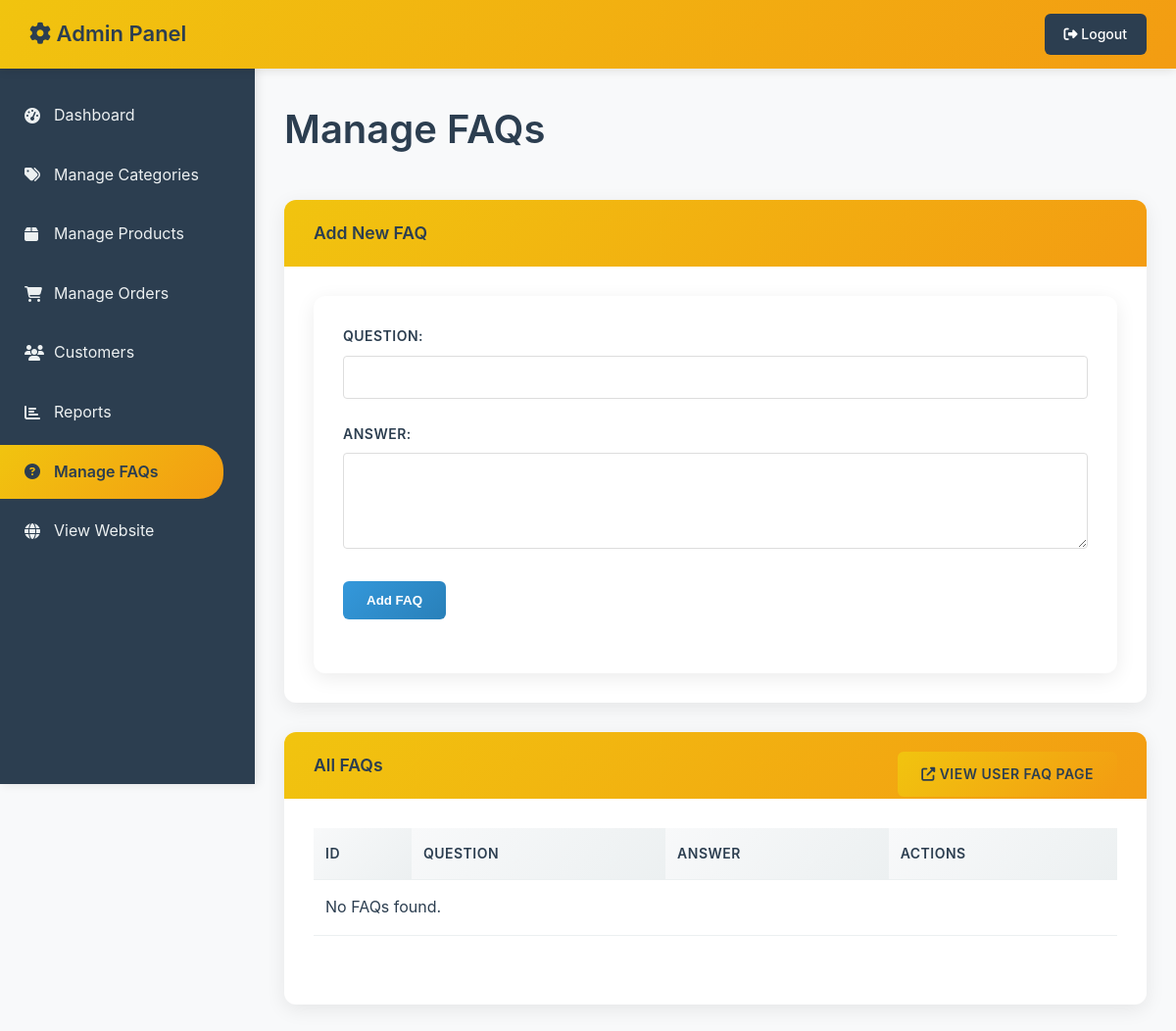
Page /admin/faqs.php on the earlier database version.
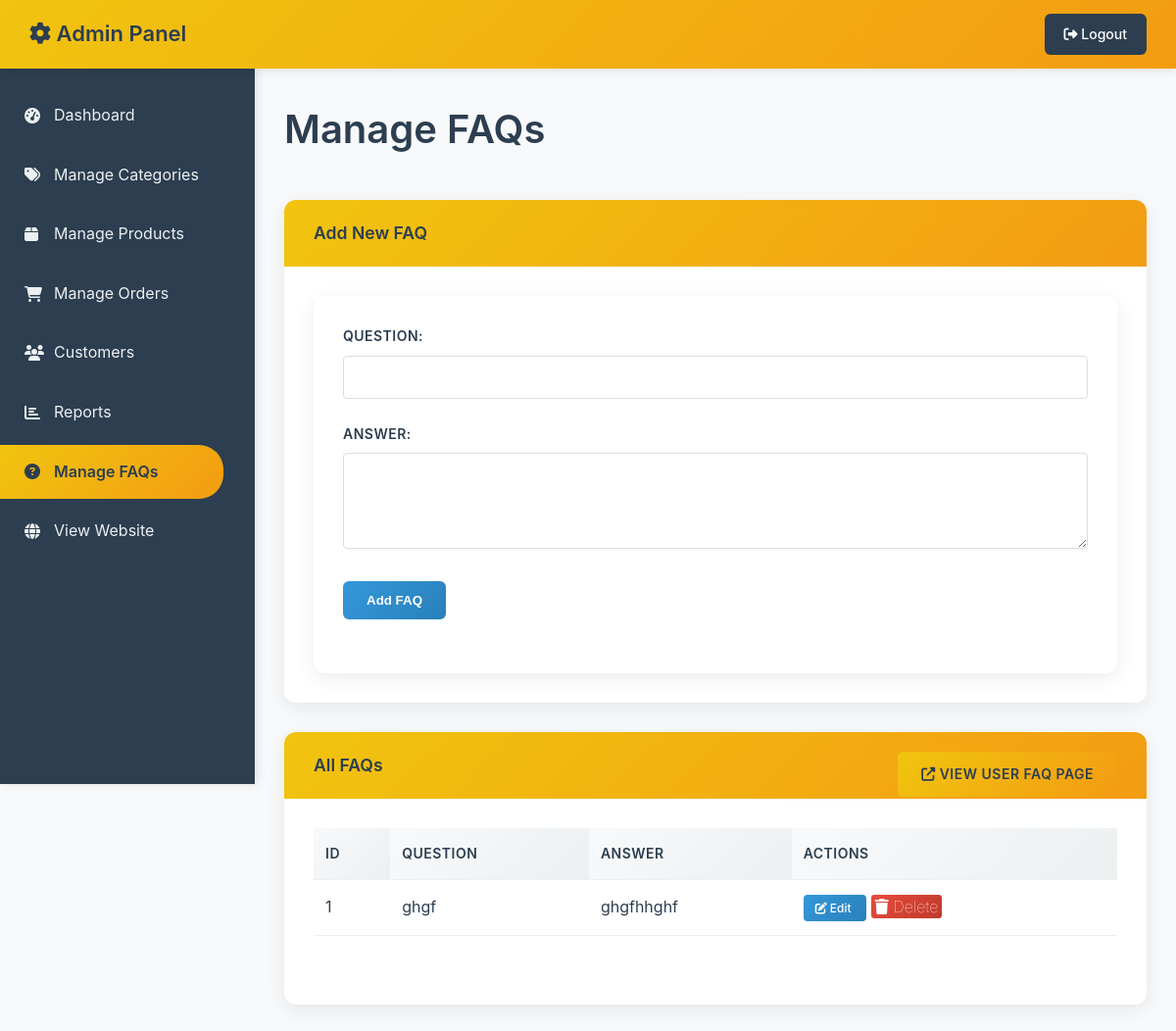
Same page on the later database version.
### tables this page shows
CREATE TABLE `faqs` (
  `id` int(11) NOT NULL,
  `question` text NOT NULL,
  `answer` text NOT NULL,
  `created_at` timestamp NOT NULL DEFAULT current_timestamp()
);

### admin/faqs.php (the view, shortened to what the changed rows need)
<?php
require_once '../config/database.php';
try {
    $stmt = $pdo->query("SELECT * FROM faqs ORDER BY id DESC");
    $faqs = $stmt->fetchAll();
} catch (PDOException $e) {
    $error = "Error fetching FAQs: " . $e->getMessage();
    $faqs = [];
}
?>
<!DOCTYPE html>
<html lang="en">
<head>
    <link rel="stylesheet" href="../assets/css/style.css">
    <link rel="stylesheet" href="../assets/css/admin.css">
    <link rel="stylesheet" href="https://cdnjs.cloudflare.com/ajax/libs/font-awesome/6.4.0/css/all.min.css">
</head>
<body class="admin-body">
    <header class="admin-header">
        <div class="admin-nav">
            <div class="admin-brand">
                <h2><i class="fas fa-cog"></i> Admin Panel</h2>
            </div>
        </div>
    </header>
    <div class="admin-container">
        <main class="admin-main">
            <div class="admin-content">
                <h1>Manage FAQs</h1>
                <div class="admin-card" style="margin-top: 30px;">
                    <div class="admin-card-body">
                        <div class="table-container">
                            <table class="admin-table">
                                <thead>
                                    <tr>
                                        <th>ID</th>
                                        <th>Question</th>
                                        <th>Answer</th>
                                        <th>Actions</th>
                                    </tr>
                                </thead>
                                <tbody>
                                    <?php if (count($faqs) > 0): ?>
                                        <?php foreach ($faqs as $faq): ?>
                                            <tr>
                                                <td><?php echo htmlspecialchars($faq['id']); ?></td>
                                                <td><?php echo htmlspecialchars(substr($faq['question'], 0, 50)) . (strlen($faq['question']) > 50 ? '...' : ''); ?></td>
                                                <td><?php echo htmlspecialchars(substr($faq['answer'], 0, 100)) . (strlen($faq['answer']) > 100 ? '...' : ''); ?></td>
                                                <td>
                                                    <a href="faqs.php?edit=<?php echo $faq['id']; ?>" class="btn-small">
                                                        <i class="fas fa-edit"></i> Edit
                                                    </a>
                                                    <a href="faqs.php?delete=<?php echo $faq['id']; ?>"
                                                       class="btn-danger"
                                                       onclick="return confirm('Are you sure you want to delete this FAQ?')">
                                                        <i class="fas fa-trash"></i> Delete
                                                    </a>
                                                </td>
                                            </tr>
                                        <?php endforeach; ?>
                                    <?php else: ?>
                                        <tr><td colspan="4">No FAQs found.</td></tr>
                                    <?php endif; ?>
                                </tbody>
                            </table>
                        </div>
                    </div>
                </div>
            </div>
        </main>
    </div>
</body>
</html>

Differences in the rows shown:
added faqs: id "1", question "ghgf", answer "ghgfhhghf"
Other differences:
text no longer shown: "No FAQs found."
